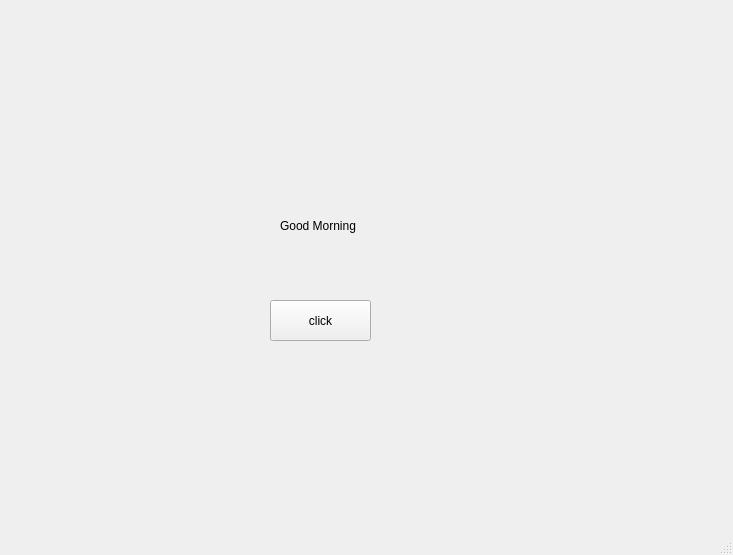
<?xml version="1.0" encoding="UTF-8"?>
<ui version="4.0">
 <class>MainWindow</class>
 <widget class="QMainWindow" name="MainWindow">
  <property name="geometry">
   <rect>
    <x>0</x>
    <y>0</y>
    <width>733</width>
    <height>555</height>
   </rect>
  </property>
  <property name="windowTitle">
   <string>MainWindow</string>
  </property>
  <widget class="QWidget" name="centralwidget">
   <widget class="QLabel" name="lbl">
    <property name="geometry">
     <rect>
      <x>280</x>
      <y>210</y>
      <width>171</width>
      <height>31</height>
     </rect>
    </property>
    <property name="text">
     <string>Good Morning</string>
    </property>
   </widget>
   <widget class="QPushButton" name="pb">
    <property name="geometry">
     <rect>
      <x>270</x>
      <y>300</y>
      <width>101</width>
      <height>41</height>
     </rect>
    </property>
    <property name="text">
     <string>click</string>
    </property>
   </widget>
  </widget>
  <widget class="QMenuBar" name="menubar">
   <property name="geometry">
    <rect>
     <x>0</x>
     <y>0</y>
     <width>733</width>
     <height>21</height>
    </rect>
   </property>
  </widget>
  <widget class="QStatusBar" name="statusbar"/>
 </widget>
 <resources/>
 <connections/>
</ui>
